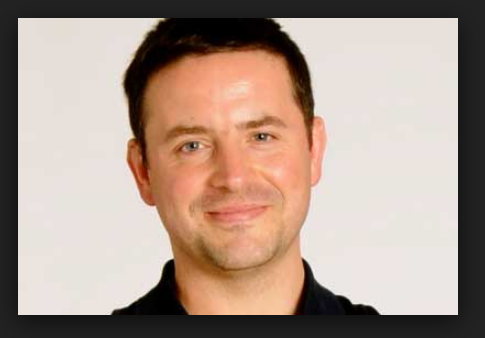
//> input picture source_code/ConsoleApplication1/files/face.png, 485 x 338 px
$ ./ConsoleApplication1 files/face.png files/face.png files/face.png   (built with g++ and OpenCV 4)
//> lines starting //> are read from the running program, lines starting //| are printed output that depends on the picture
### source_code/ConsoleApplication1/liblbp.h
/*
 * This program is free software; you can redistribute it and/or modify
 * it under the terms of the GNU General Public License as published by
 * the Free Software Foundation; either version 3 of the License, or
 * (at your option) any later version.
 *
 * Written (W) 2012 Vojtech Franc, Michal Uricar
 * Copyright (C) 2012 Vojtech Franc, Michal Uricar
 */

#ifndef _liblbp_h
#define _liblbp_h

#include <stdint.h>

#define LIBLBP_INDEX(ROW,COL,NUM_ROWS) ((COL)*(NUM_ROWS)+(ROW))
#define LIBLBP_MIN(A,B) ((A) > (B) ? (B) : (A))

//typedef long unsigned int t_index;
typedef uint32_t t_index;

extern void liblbp_pyr_features_sparse(t_index *vec, uint32_t vec_nDim, uint32_t *img, uint16_t img_nRows, uint16_t img_nCols );
extern void liblbp_pyr_features(char *vec, uint32_t vec_nDim, uint32_t *img, uint16_t img_nRows, uint16_t img_nCols );
extern double liblbp_pyr_dotprod(double *vec, uint32_t vec_nDim, uint32_t *img, uint16_t img_nRows, uint16_t img_nCols);
extern void liblbp_pyr_addvec(int64_t *vec, uint32_t vec_nDim, uint32_t *img, uint16_t img_nRows, uint16_t img_nCols);
extern void liblbp_pyr_subvec(int64_t *vec, uint32_t vec_nDim, uint32_t *img, uint16_t img_nRows, uint16_t img_nCols);
extern uint32_t liblbp_pyr_get_dim(uint16_t img_nRows, uint16_t img_nCols, uint16_t nPyramids);

#endif

### source_code/ConsoleApplication1/stdafx.h
// stdafx.h: archivo de inclusión de los archivos de inclusión estándar del sistema
// o archivos de inclusión específicos de un proyecto utilizados frecuentemente,
// pero rara vez modificados
//

#pragma once

#include "targetver.h"

#include <stdio.h>
#include <tchar.h>


// TODO: mencionar aquí los encabezados adicionales que el programa necesita

### source_code/ConsoleApplication1/ConsoleApplication1.cpp
// [20 lines of licence text are left out]


#include "stdafx.h"

#include "flandmark_detector.h"
#include "linreg.h"
#include <opencv2/opencv.hpp>

using namespace cv;
using namespace std;

//------------------------------------------------------------------------------
// Record the execution time of some code, in milliseconds. By Shervin Emami, May 4th 2011.
// eg:
//	DECLARE_TIMING(myTimer);
//	START_TIMING(myTimer);
//	  printf("A slow calc = %f\n", 1.0/sqrt(2.0) );
//	STOP_TIMING(myTimer);
//	SHOW_TIMING(myTimer, "My Timer");
//------------------------------------------------------------------------------
#define DECLARE_TIMING(s)	int64 timeStart_##s; int64 timeDiff_##s; int64 timeTally_##s = 0; int64 countTally_##s = 0
#define START_TIMING(s)		timeStart_##s = cvGetTickCount()
#define STOP_TIMING(s)		timeDiff_##s = (cvGetTickCount() - timeStart_##s); timeTally_##s += timeDiff_##s; countTally_##s++
#define GET_TIMING(s)		(double)(0.001 * ( (double)timeDiff_##s / (double)cvGetTickFrequency() ))
#define GET_AVERAGE_TIMING(s)	(double)(countTally_##s ? 0.001 * ( (double)timeTally_##s / ((double)countTally_##s * cvGetTickFrequency()) ) : 0)
#define GET_TIMING_COUNT(s)	(int)(countTally_##s)
#define CLEAR_AVERAGE_TIMING(s)	timeTally_##s = 0; countTally_##s = 0
#define SHOW_TIMING(s, msg)	printf("%s time: \t %dms \t (%dms average across %d runs).\n", msg, cvRound(GET_TIMING(s)), cvRound(GET_AVERAGE_TIMING(s)), GET_TIMING_COUNT(s) )

/** enum with all landmarks (0-7)--> flandmarks and 8,9 added */
enum landmark_pos {
	FACE_CENTER = 0,
	LEFT_EYE_INNER = 1,
	RIGHT_EYE_INNER = 2,
	MOUTH_LEFT = 3,
	MOUTH_RIGHT = 4,
	LEFT_EYE_OUTER = 5,
	RIGHT_EYE_OUTER = 6,
	NOSE_CENTER = 7,
	LEFT_EYE_ALIGN = 8,
	RIGHT_EYE_ALIGN = 9
};

/** detect biggest face */
// [19 lines left out: function detect_face, not called in this run]

/** rotate points based on rot_mat */
// [18 lines left out: function get_rotated_points, not called in this run]

/** show landmarks in an image */
// [15 lines left out: function show_landmarks, not called in this run]


/** aligns the face based on the recalculated positions of the eyes and aligns also the landmarks*/
// [40 lines left out: function align, not called in this run]

/** detects landmarks using flandmakrs and add two more landmakrs to be used to alignt the face*/
// [41 lines left out: function detectLandmarks, not called in this run]

int main(int argc, char** argv)
{
	// Check for valid command line arguments, print usage
	// if no arguments were given.
	if (argc != 4) {
		cout << "usage: " << argv[0] << " </path/to/image> </path/to/haar_cascade> </path/to/flandmarks_model_name>" << endl;
		cout << "\t </path/to/image> -- Path to the image file to be aligned" << endl;
		cout << "\t </path/to/haar_cascade> -- Path to the Haar Cascade for face detection." << endl;
		cout << "\t </path/to/flandmarks_model_name> -- Path to the flandmarks model file name." << endl;
		exit(1);
	}

	// Get arguments
	Mat image = imread(argv[1]);
//> image is the input picture: 338 rows x 485 cols, CV_8UC3; mean B, G, R 139.8, 151.8, 172
	string fn_haar = string(argv[2]);
//> fn_haar = "files/face.png"
	string flandmarks_model_name = string(argv[3]);
//> flandmarks_model_name = "files/face.png"

	if (image.empty()){
		cout << "error loading image. Check path" << endl;
		exit(1);
	}

	// Get grayscale image
	Mat gray_image;
	cvtColor(image, gray_image, CV_BGR2GRAY);
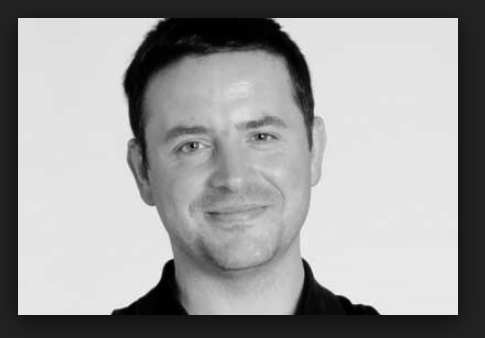
//> gray_image: 338 rows x 485 cols, CV_8UC1; min 0, max 248, mean 156.4

	// Get cascade for face detection
	CascadeClassifier face_cascade;
//> (the run ends here: the program stops with an error, at `face_cascade.load(fn_haar);`)
